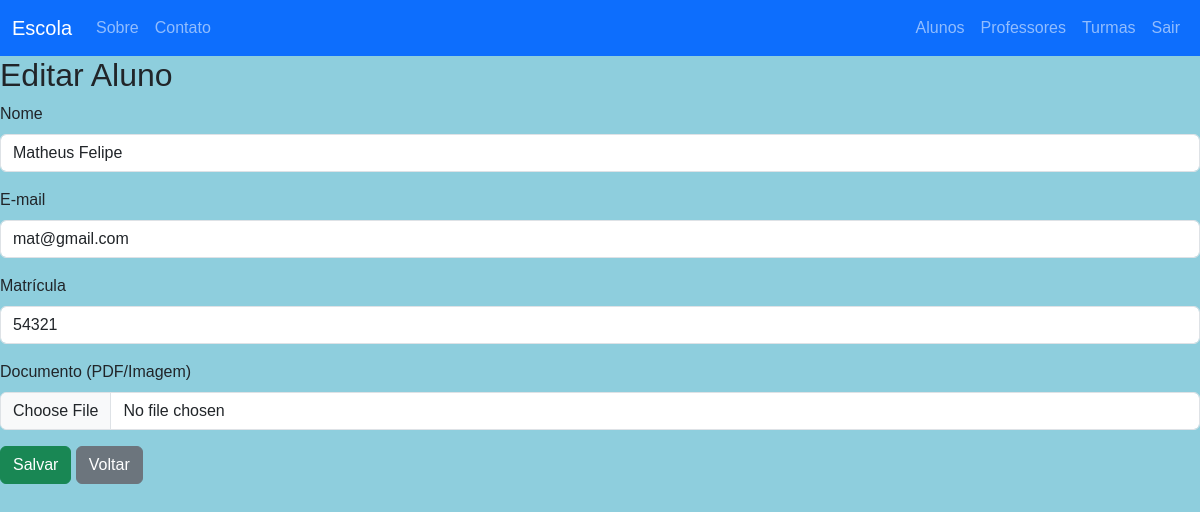
The app's page /alunos/2/editar (signed in) with its own data.
### app/models/aluno.py (models this page shows)
class Aluno(db.Model):
    id = db.Column(db.Integer, primary_key=True)
    nome = db.Column(db.String(120), nullable=False)
    email = db.Column(db.String(120), unique=True, nullable=False)
    matricula = db.Column(db.String(40), unique=True, nullable=False)
    documento = db.Column(db.String(255))

### app/controllers/alunos.py (the view, shortened to what this page needs)
@bp.route("/<int:id>/editar", methods=["GET","POST"])
@login_required
def editar(id):
    a = Aluno.query.get_or_404(id)
    return render_template("alunos/form.html", aluno=a)

### app/views/templates/alunos/form.html (shortened to what this page needs)
{% extends 'alunos/alunos_base.html' %}
{% block content %}
<h2>{{ 'Editar' if aluno else 'Novo' }} Aluno</h2>
<form method="post" enctype="multipart/form-data">
  <div class="mb-3">
    <label class="form-label">Nome</label>
    <input name="nome" class="form-control" required value="{{ aluno.nome if aluno else '' }}">
  </div>
  <div class="mb-3">
    <label class="form-label">E-mail</label>
    <input name="email" type="email" class="form-control" required value="{{ aluno.email if aluno else '' }}">
  </div>
  <div class="mb-3">
    <label class="form-label">Matrícula</label>
    <input name="matricula" class="form-control" required value="{{ aluno.matricula if aluno else '' }}">
  </div>
  <div class="mb-3">
    <label class="form-label">Documento (PDF/Imagem)</label>
    <input type="file" name="documento" class="form-control">
  </div>
  <button class="btn btn-success">Salvar</button>
  <a class="btn btn-secondary" href="{{ url_for('alunos.lista') }}">Voltar</a>
</form>
{% endblock %}

### app/static/css/style.css (style rules this page uses)
html, body { margin: 0; padding: 0; overflow-x: hidden; height: 100%; font-family: "Poppins", sans-serif; }

### app/static/css/alunos.css (style rules this page uses)
body { background-color: #8ecedd !important; }

### records on screen
Aluno: nome "Matheus Felipe", email "mat@gmail.com", matricula "54321"

### other values on screen
{{ 'Editar' if aluno else 'Novo' }} "Editar"
